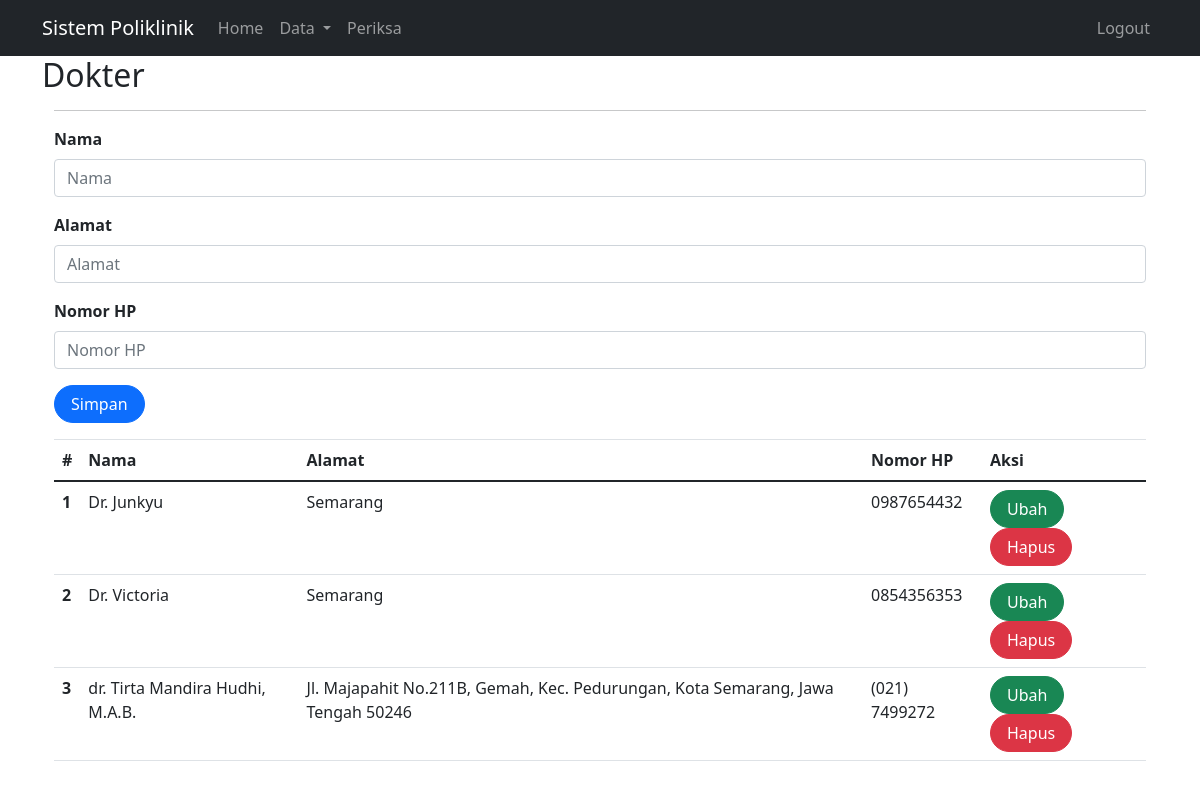
The page /index.php?page=dokter (signed in) on the database its author committed.
### tables this page shows
CREATE TABLE `dokter` (
  `id` int(11) NOT NULL,
  `nama` varchar(255) DEFAULT NULL,
  `alamat` varchar(255) DEFAULT NULL,
  `no_hp` varchar(50) DEFAULT NULL
);

### dokter.php (the view, shortened to what this page needs)
<?php
include_once("koneksi.php");
?>
<!DOCTYPE html>
<html lang="en">
<head>
    <link rel="stylesheet" href="assets/css/bootstrap.css">
    <link href="https://cdn.jsdelivr.net/npm/bootstrap@5.0.2/dist/css/bootstrap.min.css"
        rel="stylesheet"
>
</head>
<body class="body">
    <div class="container">
        <hr>
        <form class="row" method="POST" action="" name="myForm" onsubmit="return validate();">
            <?php
            $nama = '';
            $alamat = '';
            $no_hp = '';
                ?>
            <div class="form-group">
                <label for="inputNama" class="form-label fw-bold">Nama</label>
                <input type="text" class="form-control" name="nama" id="inputNama" placeholder="Nama" value="<?php echo $nama; ?>">
            </div>
            <div class="form-group">
                <label for="inputAlamat" class="form-label fw-bold">Alamat</label>
                <input type="text" class="form-control" name="alamat" id="inputAlamat" placeholder="Alamat" value="<?php echo $alamat; ?>">
            </div>
            <div class="form-group">
                <label for="inputNoHP" class="form-label fw-bold">Nomor HP</label>
                <input type="text" class="form-control" name="no_hp" id="inputNoHP" placeholder="Nomor HP" value="<?php echo $no_hp; ?>">
            </div>
            <div class="form-group">
                <button type="submit" class="btn btn-primary rounded-pill px-3" name="simpan">Simpan</button>
            </div>
        </form>
        <table class="table table-hover">
            <thead>
                <tr>
                    <th scope="col">#</th>
                    <th scope="col">Nama</th>
                    <th scope="col">Alamat</th>
                    <th scope="col">Nomor HP</th>
                    <th scope="col">Aksi</th>
                </tr>
            </thead>
            <tbody>
                <?php
                $result = mysqli_query($mysqli, "SELECT * FROM dokter");
                if ($result) {
                    $no = 1;
                    while ($data = mysqli_fetch_array($result)) {
                    ?>
                        <tr>
                            <th scope="row"><?php echo $no++ ?></th>
                            <td><?php echo $data['nama'] ?></td>
                            <td><?php echo $data['alamat'] ?></td>
                            <td><?php echo $data['no_hp'] ?></td>
                            <td>
                                <a class="btn btn-success rounded-pill px-3" href="dokter.php?id=<?php echo $data['id'] ?>">Ubah</a>
                                <a class="btn btn-danger rounded-pill px-3" href="dokter.php?id=<?php echo $data['id'] ?>&aksi=hapus">Hapus</a>
                            </td>
                        </tr>
                    <?php
                    }
                } else {
                    echo "Error: " . mysqli_error($mysqli);
                }
                ?>
            </tbody>
        </table>
    </div>
</body>
</html>

### rows shown on the page
dokter: nama "Dr. Junkyu", alamat "Semarang", no_hp "0987654432"
dokter: nama "Dr. Victoria", alamat "Semarang", no_hp "0854356353"
dokter: nama "dr. Tirta Mandira Hudhi, M.A.B.", alamat "Jl. Majapahit No.211B, Gemah, Kec. Pedurungan, Kota Semarang, Jawa Tengah 50246", no_hp "(021) 7499272"

### other values the page prints
$_GET['page'] "Dokter"
